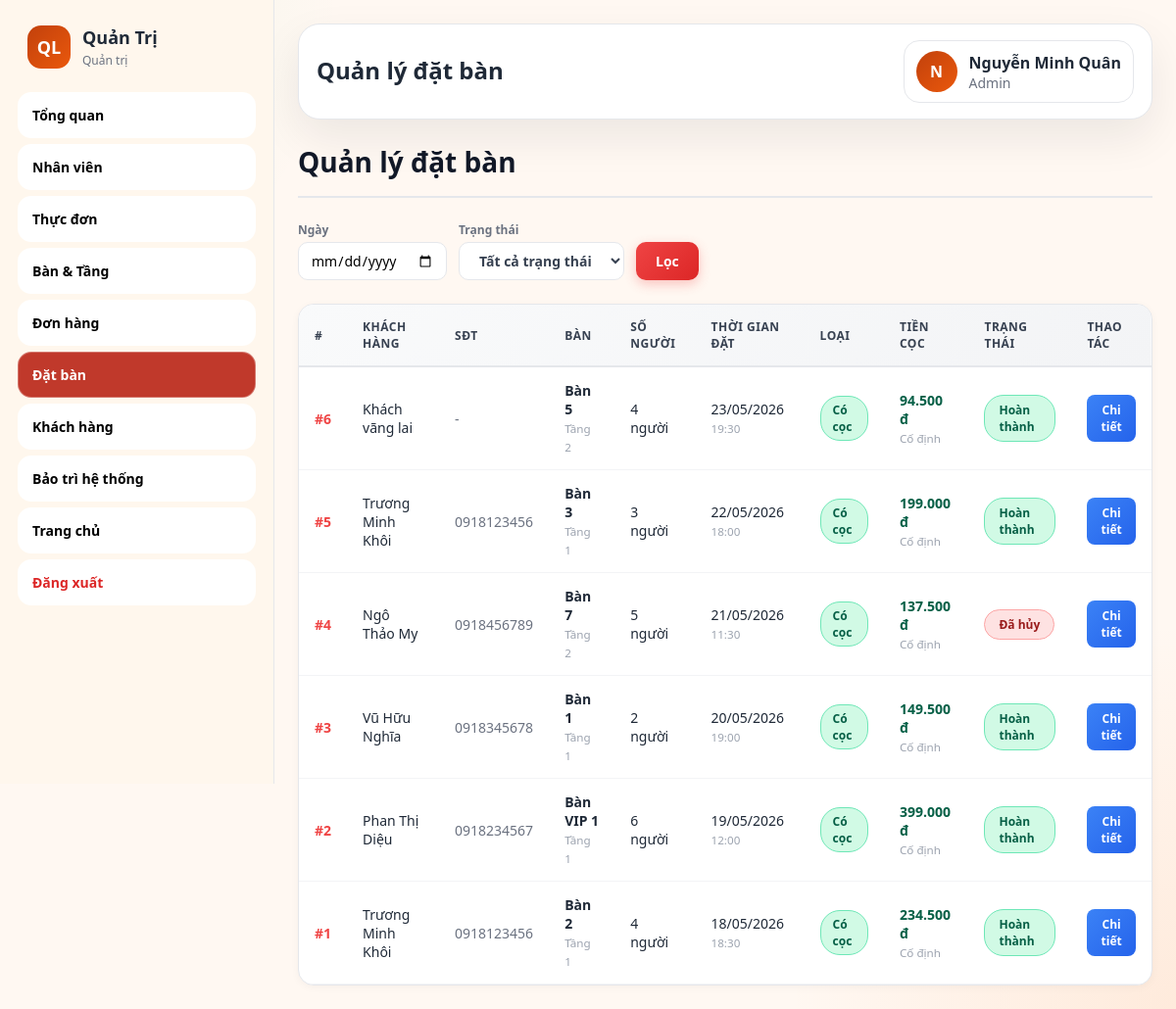
The page /admin.php?page=reservations (signed in) on the database as committed earlier.
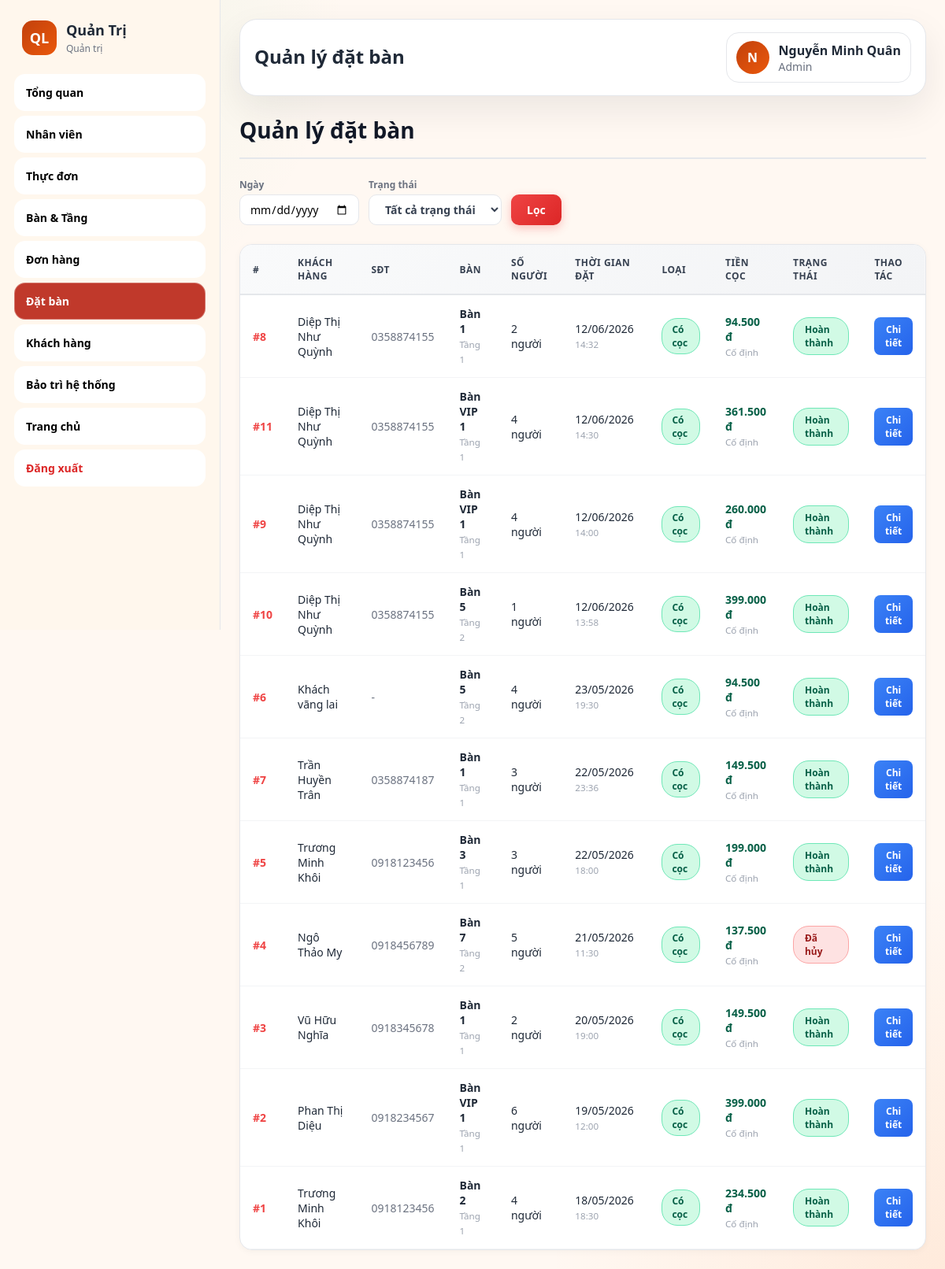
The same page on the database as committed later.
### tables this page shows
CREATE TABLE `reservations` (
  `reservation_id` int(11) NOT NULL AUTO_INCREMENT,
  `user_id` int(11) DEFAULT NULL,
  `table_id` int(11) NOT NULL,
  `reservation_time` datetime NOT NULL,
  `number_of_people` int(11) NOT NULL,
  `note` varchar(255) DEFAULT NULL,
  `status` enum('cho_xac_nhan','da_xac_nhan','da_checkin','khong_den','da_huy','hoan_thanh') NOT NULL DEFAULT 'cho_xac_nhan',
  `created_at` datetime NOT NULL DEFAULT current_timestamp(),
  `start_time` datetime DEFAULT NULL,
  `end_time` datetime DEFAULT NULL,
  PRIMARY KEY (`reservation_id`),
  KEY `idx_reservations_table_id` (`table_id`),
  KEY `idx_reservations_time` (`reservation_time`),
  KEY `fk_reservations_user` (`user_id`),
  KEY `idx_reservations_table_status` (`table_id`,`status`),
  KEY `idx_reservations_time_status` (`reservation_time`,`status`)
);

CREATE TABLE `tables` (
  `table_id` int(11) NOT NULL AUTO_INCREMENT,
  `floor_id` int(11) NOT NULL,
  `table_name` varchar(50) NOT NULL,
  `capacity` int(11) NOT NULL,
  `status` enum('trong','dang_su_dung','da_dat','bao_tri') NOT NULL DEFAULT 'trong',
  PRIMARY KEY (`table_id`),
  UNIQUE KEY `uq_tables_floor_table_name` (`floor_id`,`table_name`),
  KEY `idx_tables_floor_id` (`floor_id`)
);

CREATE TABLE `floors` (
  `floor_id` int(11) NOT NULL AUTO_INCREMENT,
  `floor_name` varchar(50) NOT NULL,
  `description` varchar(255) DEFAULT NULL,
  `max_tables` int(11) DEFAULT NULL COMMENT 'Số bàn tối đa cho phép trong khu vực',
  PRIMARY KEY (`floor_id`),
  UNIQUE KEY `uq_floors_floor_name` (`floor_name`)
);

### includes/functions.php (called while the page is built, shortened)
<?php
function format_currency($amount): string {
    return number_format((float)$amount, 0, ',', '.') . ' đ';
}
function e($value): string {
    return htmlspecialchars((string)$value, ENT_QUOTES, 'UTF-8');
}

### admin/reservations.php (the view, shortened to what the changed rows need)
<?php
require_once __DIR__ . '/../config/database.php';
require_once __DIR__ . '/../includes/functions.php';
$conn->query("
    UPDATE reservations r
    JOIN orders o ON o.reservation_id = r.reservation_id
    SET r.status = 'da_huy'
    WHERE o.status = 'da_huy'
      AND r.status NOT IN ('da_huy','khong_den')
");
$where = '1';
$reservations = $conn->query("
    SELECT r.*, t.table_name, f.floor_name,
           COALESCE(u.full_name, c.customer_name, 'Khách vãng lai') AS customer_name,
           COALESCE(u.phone, c.phone, '-') AS phone,
           rp.amount AS deposit_amount,
           rp.payment_type,
           rp.payment_percent,
           rp.payment_status AS deposit_status
    FROM   reservations r
    LEFT JOIN tables    t  ON t.table_id    = r.table_id
    LEFT JOIN floors    f  ON f.floor_id    = t.floor_id
    LEFT JOIN users     u  ON u.user_id     = r.user_id
    LEFT JOIN orders    o  ON o.reservation_id = r.reservation_id
    LEFT JOIN customers c  ON c.customer_id = o.customer_id
    LEFT JOIN reservation_payments rp ON rp.reservation_id = r.reservation_id
    WHERE  $where
    GROUP BY r.reservation_id
    ORDER  BY r.reservation_time DESC
    LIMIT  200
");
$statusLabel = [
    'cho_xac_nhan' => 'Chờ xác nhận',
    'da_xac_nhan'  => 'Đã xác nhận',
    'da_checkin'   => 'Đã check-in',
    'khong_den'    => 'Không đến',
    'da_huy'       => 'Đã hủy',
    'hoan_thanh'   => 'Hoàn thành',
];
$statusColors = [
    'cho_xac_nhan' => 'background:#fef3c7; color:#92400e; border:1px solid #fcd34d;',
    'da_xac_nhan'  => 'background:#d1fae5; color:#065f46; border:1px solid #6ee7b7;',
    'da_checkin'   => 'background:#dbeafe; color:#1e40af; border:1px solid #93c5fd;',
    'khong_den'    => 'background:#fee2e2; color:#991b1b; border:1px solid #fca5a5;',
    'da_huy'       => 'background:#fee2e2; color:#991b1b; border:1px solid #fca5a5;',
    'hoan_thanh'   => 'background:#d1fae5; color:#065f46; border:1px solid #6ee7b7;',
];
?>
<div style="display:flex; justify-content:space-between; align-items:center; margin-bottom:24px; padding-bottom:16px; border-bottom:2px solid #e5e7eb;">
    <h2 style="margin:0; font-size:28px; font-weight:700; color:#111827;">Quản lý đặt bàn</h2>
</div>
<div style="background:white; border-radius:16px; box-shadow:0 2px 8px rgba(0,0,0,0.04); border:1px solid #e5e7eb; overflow:hidden;">
    <table style="width:100%; border-collapse:collapse;">
        <thead style="background:linear-gradient(135deg,#f9fafb,#f3f4f6);">
            <tr>
                <?php foreach (['#','Khách hàng','SĐT','Bàn','Số người','Thời gian đặt','Loại','Tiền cọc','Trạng thái','Thao tác'] as $h): ?>
                <th style="padding:14px 16px; text-align:left; font-size:12px; font-weight:700; color:#374151; text-transform:uppercase; letter-spacing:0.5px; border-bottom:2px solid #e5e7eb;"><?= $h ?></th>
                <?php endforeach; ?>
            </tr>
        </thead>
        <tbody>
        <?php if ($reservations && $reservations->num_rows > 0): ?>
            <?php while ($r = $reservations->fetch_assoc()): ?>
            <tr style="border-bottom:1px solid #f3f4f6; transition:background 0.15s;" onmouseover="this.style.background='#f9fafb'" onmouseout="this.style.background=''">
                <td style="padding:14px 16px; font-size:14px; font-weight:700; color:#ef4444;">#<?= $r['reservation_id'] ?></td>
                <td style="padding:14px 16px; font-size:14px; font-weight:500;"><?= e($r['customer_name']) ?></td>
                <td style="padding:14px 16px; font-size:14px; color:#6b7280;"><?= e($r['phone']) ?></td>
                <td style="padding:14px 16px; font-size:14px;">
                    <span style="font-weight:600;"><?= e($r['table_name']) ?></span>
                    <br><small style="color:#9ca3af;"><?= e($r['floor_name']) ?></small>
                </td>
                <td style="padding:14px 16px; font-size:14px; font-weight:500;"><?= $r['number_of_people'] ?> người</td>
                <td style="padding:14px 16px; font-size:14px;">
                    <span style="font-weight:500;"><?= date('d/m/Y', strtotime($r['reservation_time'])) ?></span>
                    <br><small style="color:#9ca3af;"><?= date('H:i', strtotime($r['reservation_time'])) ?></small>
                </td>
                <td style="padding:14px 16px;">
                    <?php if ($r['deposit_amount'] > 0): ?>
                        <span style="display:inline-block; padding:5px 12px; border-radius:20px; font-size:12px; font-weight:600; background:#d1fae5; color:#065f46; border:1px solid #6ee7b7;">Có cọc</span>
                    <?php else: ?>
                        <span style="display:inline-block; padding:5px 12px; border-radius:20px; font-size:12px; font-weight:600; background:#f3f4f6; color:#6b7280; border:1px solid #d1d5db;">Không cọc</span>
                    <?php endif; ?>
                </td>
                <td style="padding:14px 16px; font-size:14px;">
                    <?php if ($r['deposit_amount'] > 0): ?>
                        <strong style="color:#065f46;"><?= format_currency($r['deposit_amount']) ?></strong>
                        <br><small style="color:#9ca3af;"><?= $r['payment_type'] === 'percent' ? $r['payment_percent'].'%' : 'Cố định' ?></small>
                    <?php else: ?>
                        <span style="color:#d1d5db;">—</span>
                    <?php endif; ?>
                </td>
                <td style="padding:14px 16px;">
                    <span style="display:inline-block; padding:6px 14px; border-radius:20px; font-size:12px; font-weight:600; <?= $statusColors[$r['status']] ?? 'background:#e5e7eb; color:#374151;' ?>">
                        <?= $statusLabel[$r['status']] ?? $r['status'] ?>
                    </span>
                </td>
                <td style="padding:14px 16px;">
                    <div style="display:flex; gap:6px; flex-wrap:wrap;">
                        <button onclick="viewDetail(<?= $r['reservation_id'] ?>, <?= htmlspecialchars(json_encode($r), ENT_QUOTES) ?>)"
                            style="padding:7px 12px; border:none; border-radius:8px; font-size:12px; font-weight:600; cursor:pointer; background:linear-gradient(135deg,#3b82f6,#2563eb); color:white;">
                            Chi tiết
                        </button>
                    </div>
                </td>
            </tr>
            <?php endwhile; ?>
        <?php else: ?>
            <tr><td colspan="10" style="padding:80px 20px; text-align:center; color:#9ca3af; font-size:15px;">Không có lịch đặt bàn nào.</td></tr>
        <?php endif; ?>
        </tbody>
    </table>
</div>

### includes/layout.php (shortened to what the changed rows need)
<?php
$_layoutUser     = $_SESSION['user'] ?? [];
$_layoutRole     = strtolower($_layoutUser['role_name'] ?? '');
$_adminMenu = [
    'reports'     => ['label' => 'Tổng quan',       'url' => '/quanlynhahang/admin.php?page=reports'],
    'employees'   => ['label' => 'Nhân viên',        'url' => '/quanlynhahang/admin.php?page=employees'],
    'menu'        => ['label' => 'Thực đơn',         'url' => '/quanlynhahang/admin.php?page=menu'],
    'tables'      => ['label' => 'Bàn & Tầng',       'url' => '/quanlynhahang/admin.php?page=tables'],
    'orders'      => ['label' => 'Đơn hàng',         'url' => '/quanlynhahang/admin.php?page=orders'],
    'reservations'=> ['label' => 'Đặt bàn',          'url' => '/quanlynhahang/admin.php?page=reservations'],
    'customers'   => ['label' => 'Khách hàng',       'url' => '/quanlynhahang/admin.php?page=customers'],
    'maintenance' => ['label' => 'Bảo trì hệ thống', 'url' => '/quanlynhahang/admin.php?page=maintenance'],
];
$_cashierMenu = [
    'cashier'         => ['label' => 'Thanh toán',   'url' => '/quanlynhahang/cashier/index.php'],
    'cashier_history' => ['label' => 'Lịch sử',      'url' => '/quanlynhahang/cashier/history.php'],
];
$_waiterMenu = [
    'waiter'  => ['label' => 'Sơ đồ bàn',   'url' => '/quanlynhahang/waiter/index.php'],
    'w_orders'=> ['label' => 'Đơn hôm nay',  'url' => '/quanlynhahang/waiter/my_orders.php'],
];
$_kitchenMenu = [
    'kitchen' => ['label' => 'Bill món ăn',  'url' => '/quanlynhahang/kitchen/index.php'],
    'kitchen_history' => ['label' => 'Lịch sử',  'url' => '/quanlynhahang/kitchen/history.php'],
];
$_menuItems = match($sidebarRole ?? 'admin') {
    'thungan' => $_cashierMenu,
    'phucvu'  => $_waiterMenu,
    'bep'     => $_kitchenMenu,
    default   => $_adminMenu,
};
?>
<!DOCTYPE html>
<html lang="vi">
<head>
    <link rel="stylesheet" href="/quanlynhahang/assets/css/app.css">
</head>
<body class="theme-warm">
<div class="admin-layout">
    <aside class="sidebar">
        <div class="sidebar-brand">
            <div>
                <h2>Quản Trị</h2>
            </div>
        </div>
        <nav class="menu">
            <?php foreach ($_menuItems as $key => $item): ?>
                <a href="<?= $item['url'] ?>" class="<?= ($activeMenu ?? '') === $key ? 'active' : '' ?>">
                    <?= $item['label'] ?>
                </a>
            <?php endforeach; ?>
            <?php if (in_array($_layoutRole, ['admin', 'quanly'])): ?>
                <a href="/quanlynhahang/index.php" target="_blank">
                    Trang chủ
                </a>
            <?php endif; ?>
            <a href="/quanlynhahang/auth/logout.php" style="margin-top:auto; color:#dc2626;">Đăng xuất</a>
        </nav>
    </aside>
    <main class="main">
        <div class="topbar">
            <div>
                <h1><?= htmlspecialchars($pageTitle ?? '') ?></h1>
            </div>
        </div>

Rows that differ between the two databases and show on the page:
added reservations: reservation_id "8", customer_name "Diệp Thị Như Quỳnh", phone "0358874155", table.table_name "Bàn 1", floors.floor_name "Tầng 1", number_of_people "2", reservation_time "12/06/2026", reservation_time "14:32", deposit_amount "94.500 đ", status "Hoàn thành"
added reservations: reservation_id "11", customer_name "Diệp Thị Như Quỳnh", phone "0358874155", table.table_name "Bàn VIP 1", floors.floor_name "Tầng 1", number_of_people "4", reservation_time "12/06/2026", reservation_time "14:30", deposit_amount "361.500 đ", status "Hoàn thành"
added reservations: reservation_id "9", customer_name "Diệp Thị Như Quỳnh", phone "0358874155", table.table_name "Bàn VIP 1", floors.floor_name "Tầng 1", number_of_people "4", reservation_time "12/06/2026", reservation_time "14:00", deposit_amount "260.000 đ", status "Hoàn thành"
added reservations: reservation_id "10", customer_name "Diệp Thị Như Quỳnh", phone "0358874155", table.table_name "Bàn 5", floors.floor_name "Tầng 2", number_of_people "1", reservation_time "12/06/2026", reservation_time "13:58", deposit_amount "399.000 đ", status "Hoàn thành"
added reservations: reservation_id "7", customer_name "Trần Huyền Trân", phone "0358874187", table.table_name "Bàn 1", floors.floor_name "Tầng 1", number_of_people "3", reservation_time "22/05/2026", reservation_time "23:36", deposit_amount "149.500 đ", status "Hoàn thành"
